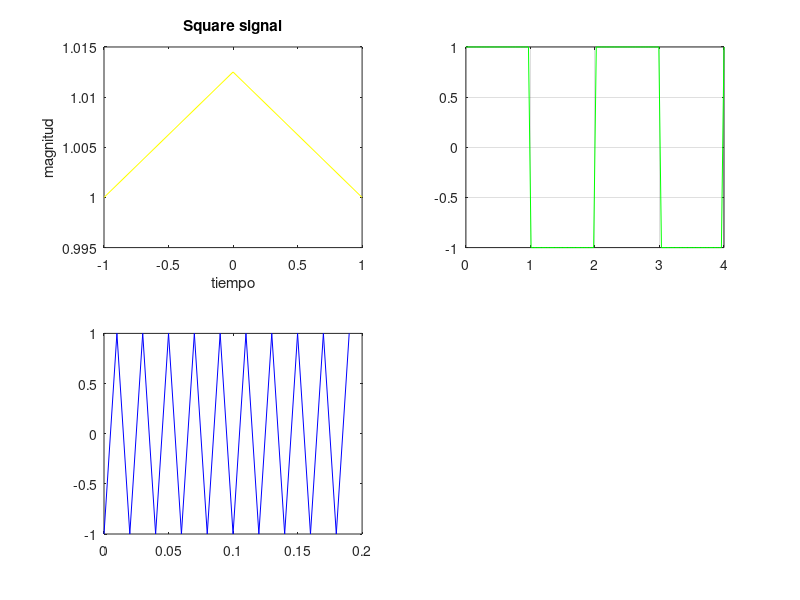

Recreate this plot in MATLAB.
% script asignacion
% 1) vector T 1/10000
T=1/10000;
t=[-1,T,1];
% 2) signal
x=-2+3*cos(20*pi*t)+sin(40*pi*t);
subplot(2,2,1);plot(t,x,'-y')
xlabel('tiempo');
ylabel('magnitud');
% 3) square signal T = 1/10 seg
title('Square signal');
t=linspace(0,4*pi);
x=square(t);
subplot(2,2,2);plot(t/pi,x,'-g')
grid
% 4) sawtooth signal 
T=10*(1/50);
fs=100;
t=0:1/fs:T-1/fs;
x=sawtooth(2*pi*50*t,1/2);
subplot(2,2,3);plot(t,x,'-b')
% 5) 
